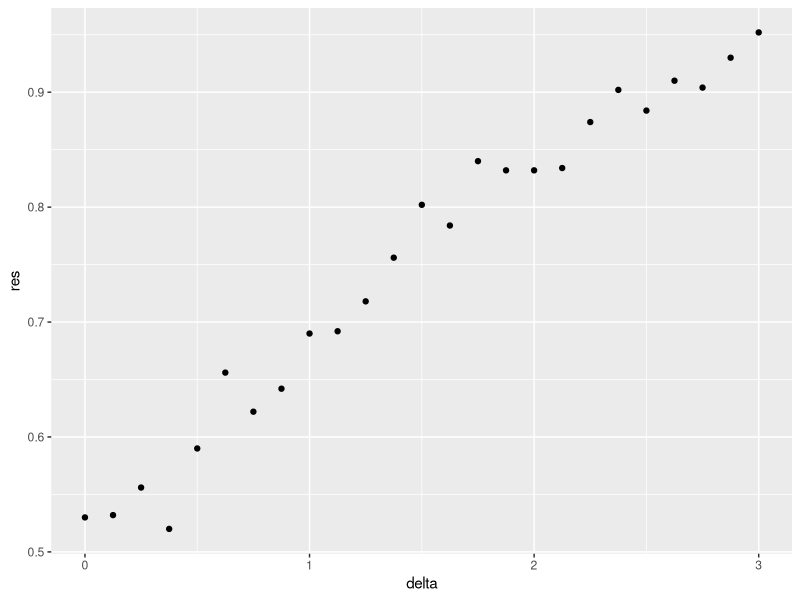

Write the R code that produced this figure.
#' ---
#' title: "Assessment: Logistic Regression"
#' author: "Marc Haddad"
#' ---

library(tidyverse)
library(caret)
library(dslabs)

# Setup:
set.seed(2, sample.kind="Rounding") #if you are using R 3.6 or later
make_data <- function(n = 1000, p = 0.5, 
                      mu_0 = 0, mu_1 = 2, 
                      sigma_0 = 1,  sigma_1 = 1){
  
  y <- rbinom(n, 1, p)
  f_0 <- rnorm(n, mu_0, sigma_0)
  f_1 <- rnorm(n, mu_1, sigma_1)
  x <- ifelse(y == 1, f_1, f_0)
  
  test_index <- createDataPartition(y, times = 1, p = 0.5, list = FALSE)
  
  list(train = data.frame(x = x, y = as.factor(y)) %>% slice(-test_index),
       test = data.frame(x = x, y = as.factor(y)) %>% slice(test_index))
}
dat <- make_data()
  
# Problem:
  # Create 25 datasets for varying values of mu_1 in our make_data() function.
  # Calculate logistic regression for each data set and plot the resulting accuracies vs. mu_1.

# Solution:
set.seed(1, sample.kind = "Rounding")
mu_1 = seq(0, 3, len=25)

accuracies = sapply(mu_1, function(z) {
  data = make_data(mu_1 = z)
  fit = data$train %>% glm(y ~ x, data = ., family = "binomial")
  p_hat = predict(fit, newdata = data$test, type = "response")
  y_hat = ifelse(p_hat > 0.5, 1, 0)
  mean(y_hat == data$test$y)
})

data.frame(delta = mu_1, res = accuracies) %>% 
  ggplot(aes(delta, res)) +
  geom_point()
